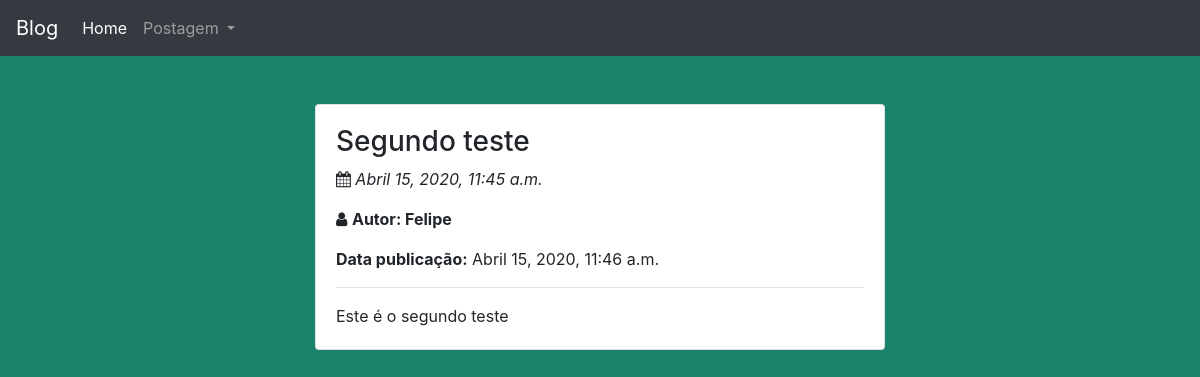
The app's page /post/2/ with its own data.
### blog/models.py (models this page shows, shortened)
class Postagem(models.Model):
    titulo = models.CharField(max_length=200)
    texto = models.TextField()
    autor = models.ForeignKey(settings.AUTH_USER_MODEL, on_delete=models.CASCADE)
    data_criacao = models.DateTimeField(default=timezone.now)
    data_publicacao = models.DateTimeField(blank=True, null=True)

### blog/views.py (the view)
# urls.py: path('post/<int:pk>/', views.detalhe_post, name="detalhe_post"),
def detalhe_post(request, pk):
    postagem = Postagem.objects.get(pk=pk)
    return render(request, 'detalhe_postagem.html', {'postagem': postagem})

### blog/templates/detalhe_postagem.html
{% extends 'base.html' %}
{% block content %}
<div class='container-fluid'>
    <div class='row'>
        <div class='col-3'></div>
        <div class='col-6'>
            <div class='card mt-5'>
                <div class='card-body'>
                    <h3>{{ postagem.titulo }}</h3>
                    <p><i class="fa fa-calendar"></i> <i>{{postagem.data_criacao}}</i></p>
                    <p><i class="fa fa-user"></i> <b>Autor: {{postagem.autor.username}}</b>
                    {% if postagem.data_publicacao %}
                    <p><b>Data publicação:</b> {{ postagem.data_publicacao }}</p>
                    </p>
                    {% endif %}
                    <hr>
                    <p class='card-text'>{{postagem.texto|linebreaksbr}}</p>
                </div>
                <div class='col-3'></div>
            </div>
        </div>
    </div>
</div>
{% endblock %}

### records on screen
Postagem: titulo "Segundo teste", data_criacao "Abril 15, 2020, 11:45 a.m.", autor.username "Felipe", data_publicacao "Abril 15, 2020, 11:46 a.m.", texto "Este é o segundo teste"
